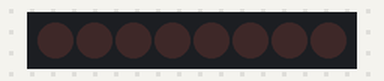
Recording of a sketch running on a simulated Arduino Uno, built with avr-gcc and run on an emulated ATmega328P. On the bench: 8 shift-register outputs drawn as a row of LEDs (first output left, lit = HIGH). Wiring (inferred from the names in the program): shift register (74HC595): data pin 2; shift clock pin 3; latch pin 4. Wiring (inferred from the signals the program sends): row of LEDs: on Q0, Q1, Q2, Q3, Q4, Q5, Q6, Q7.

Above: at 0.5 s.
At 3.5 s:
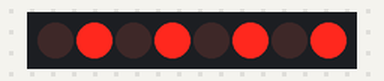
Timing chart, 0 to 4.6 s (numbered marks = the images above):
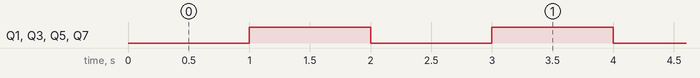

The sketch:

shift_resister2.ino
```cpp
int datapin = 2;
int clockpin = 3;
int latchpin = 4;

void setup()
{
  pinMode(datapin, OUTPUT);
  pinMode(clockpin, OUTPUT);
  pinMode(latchpin, OUTPUT);
}

void loop()
{ digitalWrite(latchpin, LOW);
  shiftOut(datapin, clockpin, MSBFIRST, 0);
  digitalWrite(latchpin, HIGH);
  delay(1000);
  digitalWrite(latchpin, LOW);
  shiftOut(datapin, clockpin, MSBFIRST, B10101010);
  digitalWrite(latchpin, HIGH);
  delay(1000);
}
```

Measured:
- by itself, Q1, Q3, Q5, Q7: alternates HIGH for 1.0 s and LOW for 1.0 s
